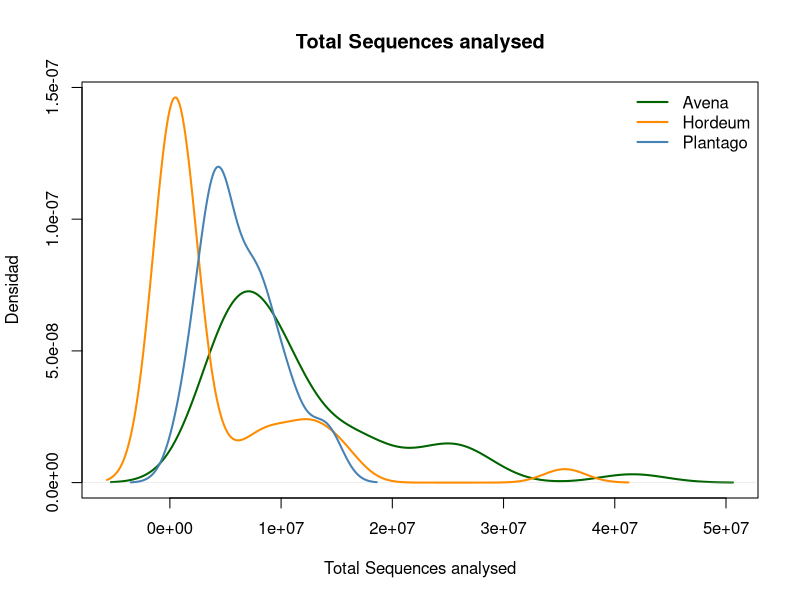
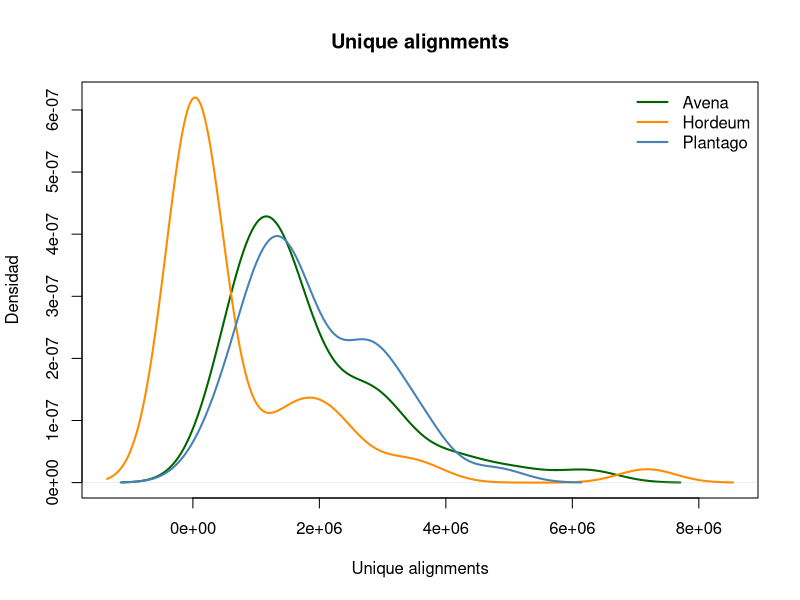
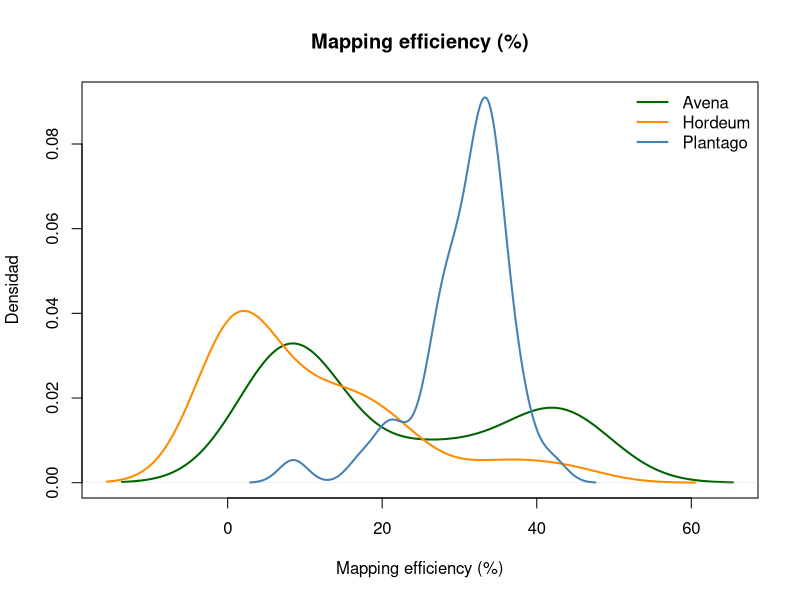
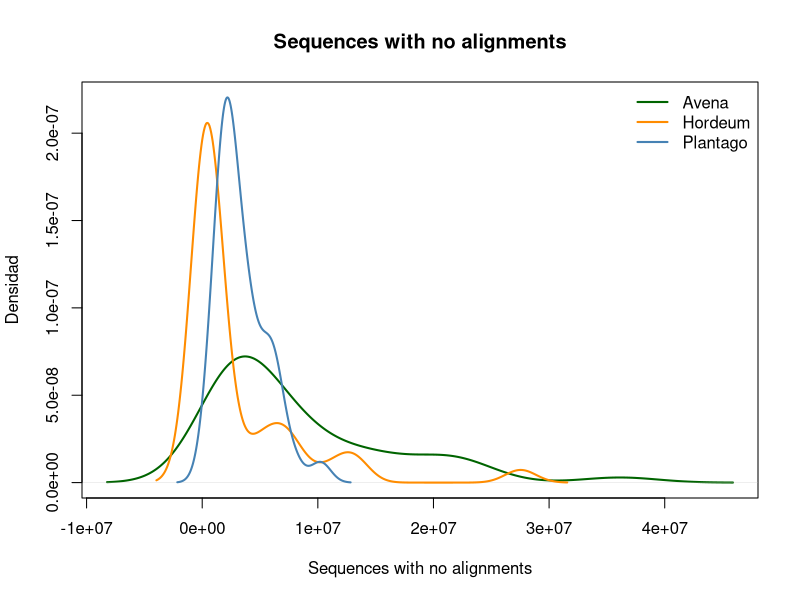
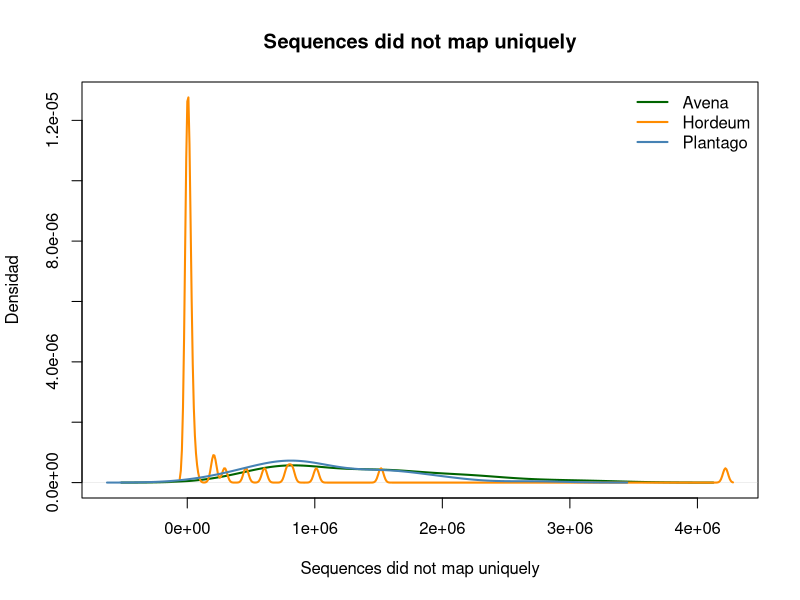
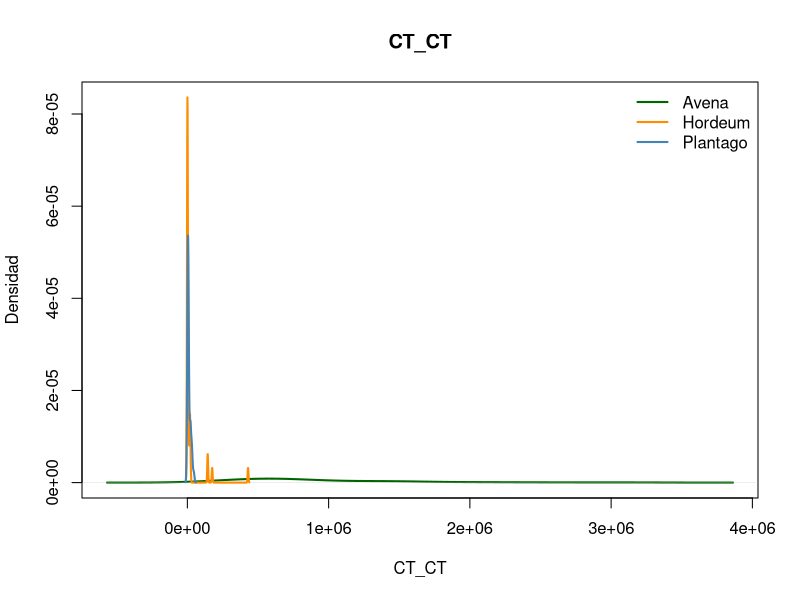
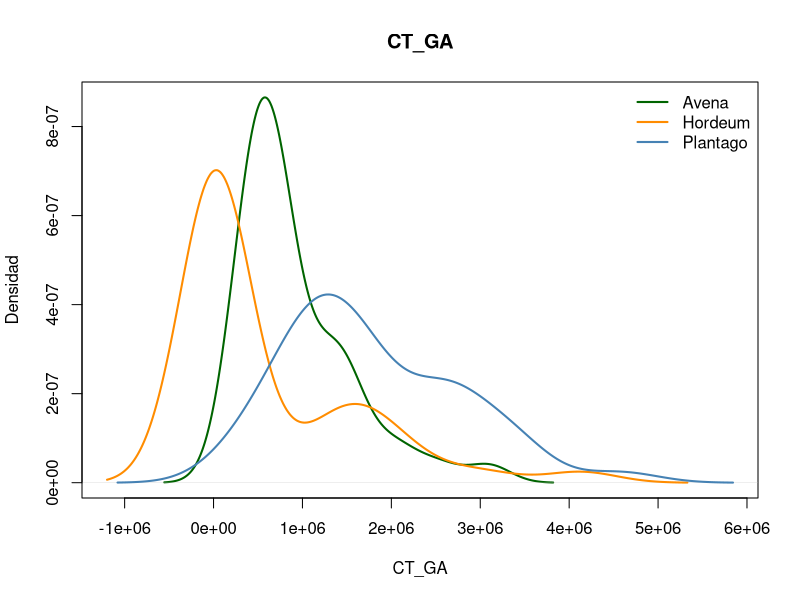
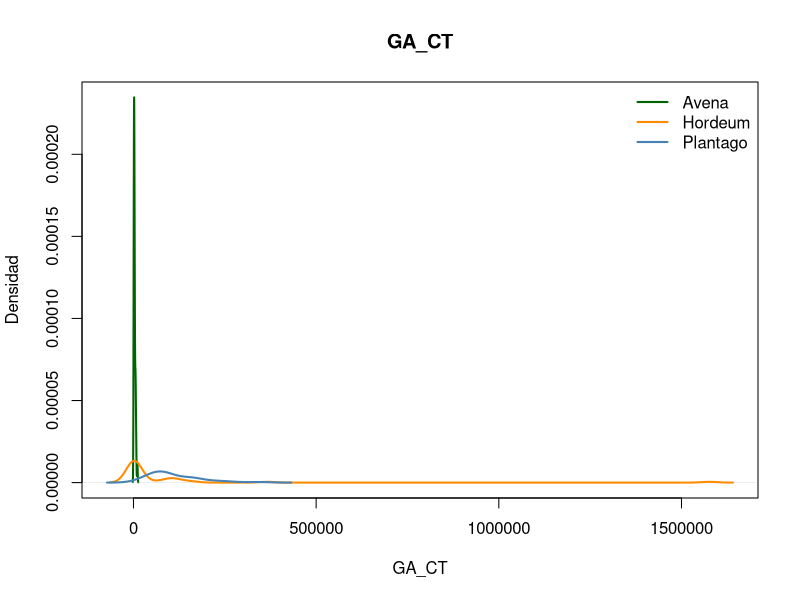

Write the R code that produced these figures, in order.
## ---- chunk 1
library(tidyverse)
library(here)

avena <- read.table(here("bismark_reports/bismark_table_avena_ncbi_pe.txt"),
                    header = TRUE, sep = "\t")

hordeum <- read.table(here("bismark_reports/bismark_table_hordeum_pseudo_pe.txt"),
                    header = TRUE, sep = "\t")

plantago <- read.table(here("bismark_reports/bismark_table_plantago_pseudo_pe.txt"),
                    header = TRUE, sep = "\t")
## ---- chunk 2
name_map <- data.frame(
  old = names(avena),
  new = c("Sample", "Total Sequences analysed", "Unique alignments", "Mapping efficiency (%)", "Sequences with no alignments",
          "Sequences did not map uniquely", "Discarded", "CT_CT", "CT_GA", "GA_CT", "GA_GA",
          "Total number of C's analysed", "Total methylated C's in CpG context", "Total methylated C's in CHG context", "Total methylated C's in CHH context", "Total methylated C's in Unknown context",
          "Total unmethylated C's in CpG context", "Total unmethylated C's in CHG context", "Total unmethylated C's in CHH context", "Total unmethylated C's in Unknown context",
          "% C methylated in CpG context", "% C methylated in CHG context", "% C methylated in CHH context", "% C methylated in Unknown context"),
  stringsAsFactors = FALSE
)

rename_with_map <- function(df, map) {
  names(df) <- ifelse(names(df) %in% map$old,
                      map$new[match(names(df), map$old)],
                      names(df))
  df
}

# Aplicar a los tres dataframes
avena    <- rename_with_map(avena, name_map)
hordeum  <- rename_with_map(hordeum, name_map)
plantago <- rename_with_map(plantago, name_map)
## ---- chunk 3
# Obtener nombres de variables (excepto 'Sample')
vars <- setdiff(names(avena), c("Sample", "Discarded"))


# Loop sobre todas las variables
for (v in vars) {
  # Calcular densidades
  d_avena <- density(na.omit(avena[[v]]))
  d_hordeum <- density(na.omit(hordeum[[v]]))
  d_plantago <- density(na.omit(plantago[[v]]))
  
  # Límites comunes
  xlim <- range(d_avena$x, d_hordeum$x, d_plantago$x)
  ylim <- range(d_avena$y, d_hordeum$y, d_plantago$y)
  
  # Plot base (avena)
  plot(d_avena,
       main = v,
       xlab = v,
       ylab = "Densidad",
       col = "darkgreen", lwd = 2,
       xlim = xlim, ylim = ylim)
  
  # Añadir otras especies
  lines(d_hordeum, col = "darkorange", lwd = 2)
  lines(d_plantago, col = "steelblue", lwd = 2)
  
  # Leyenda
  legend("topright",
         legend = c("Avena", "Hordeum", "Plantago"),
         col = c("darkgreen", "darkorange", "steelblue"),
         lwd = 2, bty = "n")
  
  # # Pausa opcional para ver los gráficos uno a uno (pulsa Enter para avanzar)
  # readline(prompt = "Presiona [Enter] para continuar...")
}
